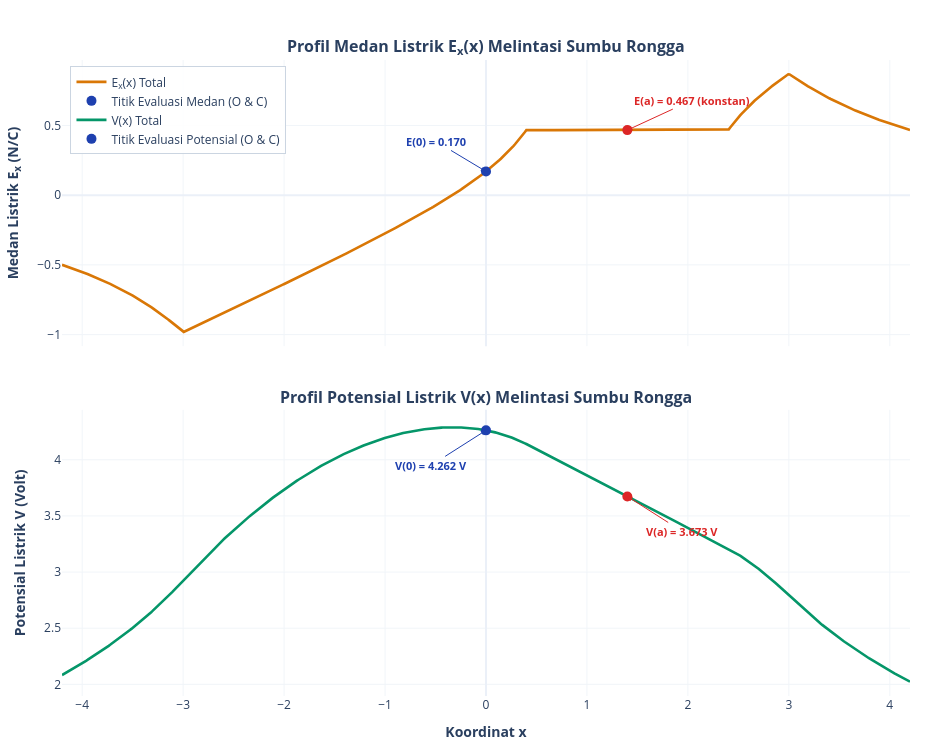

The cell this chart's notebook holds for it:
### Markdown cell above
## 5. Profil 1D Analitik Sepanjang Sumbu Rongga (Sumbu $x$)

Untuk memvalidasi secara kuantitatif hasil perhitungan analitik di pusat bola ($x=0$) dan di pusat rongga ($x=a$), kita plot kurva medan listrik komponen $E_x(x)$ dan potensial listrik $V(x)$ di sepanjang sumbu $x$ ($y=0, z=0$) menggunakan **Plotly 2D Subplots**.

> **Fakta Fisika Utama:** Perhatikan bahwa di dalam rentang rongga ($a - R_2 \le x \le a + R_2$), kurva medan $E_x(x)$ bernilai **horizontal sempurna (konstan)** sebesar $\frac{\rho a}{3\varepsilon_0}$!

### Code cell
import plotly.graph_objects as go
from plotly.subplots import make_subplots

def plot_profil_1d_sumbu_x(R1=3.0, R2=1.0, a=1.4, rho=1.0, eps0=1.0):
    """Membuat grafik profil 1D analitik sepanjang sumbu x menggunakan Plotly subplots."""
    x_vals = np.linspace(-R1*1.4, R1*1.4, 600)
    pts_1d = np.column_stack((x_vals, np.zeros_like(x_vals), np.zeros_like(x_vals)))
    
    E1_1d, V1_1d = medan_dan_potensial_bola(pts_1d, np.array([0,0,0]), R1, rho, eps0)
    E2_1d, V2_1d = medan_dan_potensial_bola(pts_1d, np.array([a,0,0]), R2, -rho, eps0)
    
    E_x_tot = E1_1d[:, 0] + E2_1d[:, 0]
    V_tot = V1_1d + V2_1d
    
    E0_val = (rho * R2**3) / (3 * eps0 * a**2)
    Ea_val = (rho * a) / (3 * eps0)
    V0_val = (rho / (2 * eps0)) * (R1**2 - (2 * R2**3) / (3 * a))
    Va_val = (rho / (6 * eps0)) * (3 * R1**2 - 3 * R2**2 - a**2)
    
    fig = make_subplots(
        rows=2, cols=1,
        shared_xaxes=True,
        vertical_spacing=0.1,
        subplot_titles=(
            '<b>Profil Medan Listrik E<sub>x</sub>(x) Melintasi Sumbu Rongga</b>',
            '<b>Profil Potensial Listrik V(x) Melintasi Sumbu Rongga</b>'
        )
    )
    
    # Daerah bola pejal dan rongga diarsir
    for r in [1, 2]:
        fig.add_vrect(
            x0=-R1, x1=R1,
            fillcolor='#eff6ff', opacity=0.7,
            layer='below', line_width=0,
            row=r, col=1
        )
        fig.add_vrect(
            x0=a - R2, x1=a + R2,
            fillcolor='#fee2e2', opacity=0.85,
            layer='below', line_width=1.2, line_dash='dash', line_color='#f87171',
            row=r, col=1
        )
        fig.add_vline(x=0, line_dash='dash', line_color='#1e40af', line_width=1.2, row=r, col=1)
        fig.add_vline(x=a, line_dash='dash', line_color='#dc2626', line_width=1.2, row=r, col=1)
    
    # 1. Kurva Ex(x)
    fig.add_trace(go.Scatter(
        x=x_vals, y=E_x_tot,
        mode='lines',
        line=dict(color='#d97706', width=2.6),
        name='E<sub>x</sub>(x) Total',
        hovertemplate='x: %{x:.3f}<br>E<sub>x</sub>: %{y:.4f} N/C<extra></extra>'
    ), row=1, col=1)
    
    fig.add_trace(go.Scatter(
        x=[0, a], y=[E0_val, Ea_val],
        mode='markers',
        marker=dict(size=10, color=['#1e40af', '#dc2626']),
        name='Titik Evaluasi Medan (O & C)',
        hovertemplate='Titik: (%{x:.2f}, %{y:.4f})<extra></extra>'
    ), row=1, col=1)
    
    # 2. Kurva V(x)
    fig.add_trace(go.Scatter(
        x=x_vals, y=V_tot,
        mode='lines',
        line=dict(color='#059669', width=2.6),
        name='V(x) Total',
        hovertemplate='x: %{x:.3f}<br>V: %{y:.4f} Volt<extra></extra>'
    ), row=2, col=1)
    
    fig.add_trace(go.Scatter(
        x=[0, a], y=[V0_val, Va_val],
        mode='markers',
        marker=dict(size=10, color=['#1e40af', '#dc2626']),
        name='Titik Evaluasi Potensial (O & C)',
        hovertemplate='Titik: (%{x:.2f}, %{y:.4f})<extra></extra>'
    ), row=2, col=1)
    
    # Anotasi nilai analitik
    fig.add_annotation(
        x=0, y=E0_val, xref='x1', yref='y1',
        text=f'<b>E(0) = {E0_val:.3f}</b>',
        showarrow=True, arrowhead=2, arrowcolor='#1e40af',
        ax=-50, ay=-30, font=dict(color='#1e40af', size=11)
    )
    fig.add_annotation(
        x=a, y=Ea_val, xref='x1', yref='y1',
        text=f'<b>E(a) = {Ea_val:.3f} (konstan)</b>',
        showarrow=True, arrowhead=2, arrowcolor='#dc2626',
        ax=65, ay=-30, font=dict(color='#dc2626', size=11)
    )
    fig.add_annotation(
        x=0, y=V0_val, xref='x2', yref='y2',
        text=f'<b>V(0) = {V0_val:.3f} V</b>',
        showarrow=True, arrowhead=2, arrowcolor='#1e40af',
        ax=-55, ay=35, font=dict(color='#1e40af', size=11)
    )
    fig.add_annotation(
        x=a, y=Va_val, xref='x2', yref='y2',
        text=f'<b>V(a) = {Va_val:.3f} V</b>',
        showarrow=True, arrowhead=2, arrowcolor='#dc2626',
        ax=55, ay=35, font=dict(color='#dc2626', size=11)
    )
    
    fig.update_yaxes(title_text='<b>Medan Listrik E<sub>x</sub> (N/C)</b>', row=1, col=1, gridcolor='#f1f5f9')
    fig.update_yaxes(title_text='<b>Potensial Listrik V (Volt)</b>', row=2, col=1, gridcolor='#f1f5f9')
    fig.update_xaxes(title_text='<b>Koordinat x</b>', row=2, col=1, gridcolor='#f1f5f9')
    fig.update_xaxes(gridcolor='#f1f5f9', row=1, col=1)
    
    fig.update_layout(
        template='plotly_white',
        width=950,
        height=750,
        hovermode='closest',
        legend=dict(x=0.01, y=0.99, bgcolor='rgba(255, 255, 255, 0.9)', bordercolor='#cbd5e1', borderwidth=1),
        margin=dict(l=60, r=40, t=60, b=50)
    )
    return fig

fig_1d = plot_profil_1d_sumbu_x(R1_def, R2_def, a_def, rho_def, eps0_def)
fig_1d.show()

### Figure 1 — Plotly figure (JSON) as saved in the notebook; plotly's stock layout.template omitted (floating-point values rounded to 4 significant figures; data arrays with more than 128 entries replaced by an {"elided": "..."} marker saying what was removed)
{"data": [{"hovertemplate": "x: %{x:.3f}<br>E<sub>x</sub>: %{y:.4f} N/C<extra></extra>", "line": {"color": "#d97706", "width": 2.6}, "mode": "lines", "name": "E<sub>x</sub>(x) Total", "type": "scatter", "x": {"elided": "600 float values"}, "xaxis": "x", "y": {"elided": "600 float values"}, "yaxis": "y"}, {"hovertemplate": "Titik: (%{x:.2f}, %{y:.4f})<extra></extra>", "marker": {"color": ["#1e40af", "#dc2626"], "size": 10}, "mode": "markers", "name": "Titik Evaluasi Medan (O & C)", "type": "scatter", "x": [0, 1.4], "xaxis": "x", "y": [0.1701, 0.4667], "yaxis": "y"}, {"hovertemplate": "x: %{x:.3f}<br>V: %{y:.4f} Volt<extra></extra>", "line": {"color": "#059669", "width": 2.6}, "mode": "lines", "name": "V(x) Total", "type": "scatter", "x": {"elided": "600 float values"}, "xaxis": "x2", "y": {"elided": "600 float values"}, "yaxis": "y2"}, {"hovertemplate": "Titik: (%{x:.2f}, %{y:.4f})<extra></extra>", "marker": {"color": ["#1e40af", "#dc2626"], "size": 10}, "mode": "markers", "name": "Titik Evaluasi Potensial (O & C)", "type": "scatter", "x": [0, 1.4], "xaxis": "x2", "y": [4.262, 3.673], "yaxis": "y2"}], "layout": {"annotations": [{"font": {"size": 16}, "showarrow": false, "text": "<b>Profil Medan Listrik E<sub>x</sub>(x) Melintasi Sumbu Rongga</b>", "x": 0.5, "xanchor": "center", "xref": "paper", "y": 1, "yanchor": "bottom", "yref": "paper"}, {"font": {"size": 16}, "showarrow": false, "text": "<b>Profil Potensial Listrik V(x) Melintasi Sumbu Rongga</b>", "x": 0.5, "xanchor": "center", "xref": "paper", "y": 0.45, "yanchor": "bottom", "yref": "paper"}, {"arrowcolor": "#1e40af", "arrowhead": 2, "ax": -50, "ay": -30, "font": {"color": "#1e40af", "size": 11}, "showarrow": true, "text": "<b>E(0) = 0.170</b>", "x": 0, "xref": "x", "y": 0.1701, "yref": "y"}, {"arrowcolor": "#dc2626", "arrowhead": 2, "ax": 65, "ay": -30, "font": {"color": "#dc2626", "size": 11}, "showarrow": true, "text": "<b>E(a) = 0.467 (konstan)</b>", "x": 1.4, "xref": "x", "y": 0.4667, "yref": "y"}, {"arrowcolor": "#1e40af", "arrowhead": 2, "ax": -55, "ay": 35, "font": {"color": "#1e40af", "size": 11}, "showarrow": true, "text": "<b>V(0) = 4.262 V</b>", "x": 0, "xref": "x2", "y": 4.262, "yref": "y2"}, {"arrowcolor": "#dc2626", "arrowhead": 2, "ax": 55, "ay": 35, "font": {"color": "#dc2626", "size": 11}, "showarrow": true, "text": "<b>V(a) = 3.673 V</b>", "x": 1.4, "xref": "x2", "y": 3.673, "yref": "y2"}], "height": 750, "hovermode": "closest", "legend": {"bgcolor": "rgba(255, 255, 255, 0.9)", "bordercolor": "#cbd5e1", "borderwidth": 1, "x": 0.01, "y": 0.99}, "margin": {"b": 50, "l": 60, "r": 40, "t": 60}, "width": 950, "xaxis": {"anchor": "y", "domain": [0, 1], "gridcolor": "#f1f5f9", "matches": "x2", "showticklabels": false}, "xaxis2": {"anchor": "y2", "domain": [0, 1], "gridcolor": "#f1f5f9", "title": {"text": "<b>Koordinat x</b>"}}, "yaxis": {"anchor": "x", "domain": [0.55, 1], "gridcolor": "#f1f5f9", "title": {"text": "<b>Medan Listrik E<sub>x</sub> (N/C)</b>"}}, "yaxis2": {"anchor": "x2", "domain": [0, 0.45], "gridcolor": "#f1f5f9", "title": {"text": "<b>Potensial Listrik V (Volt)</b>"}}}}
